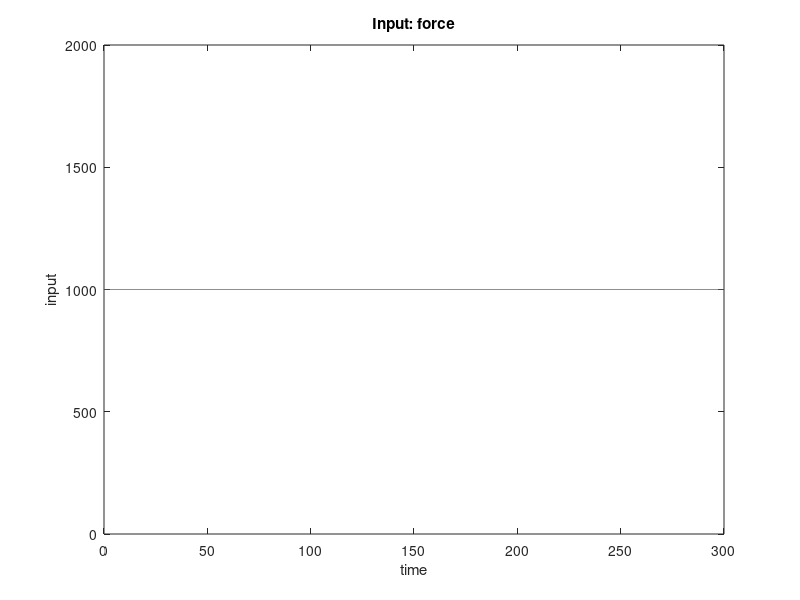
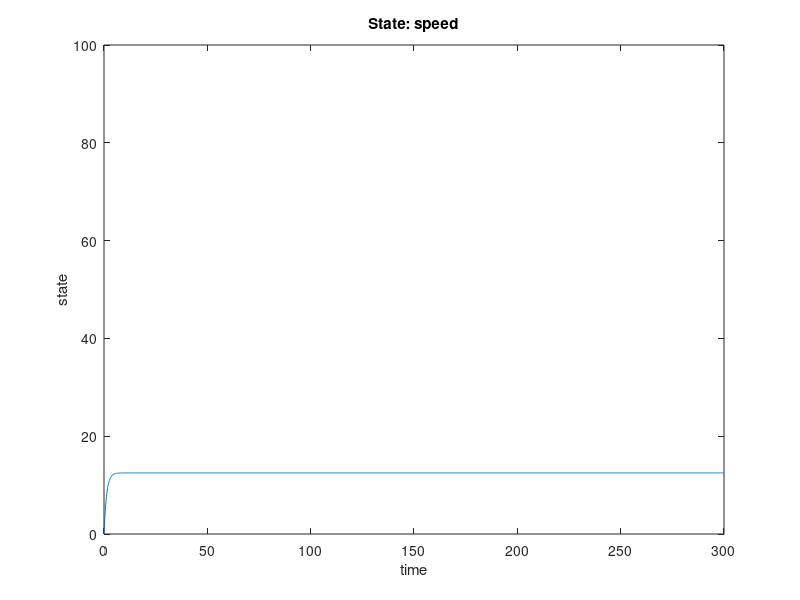
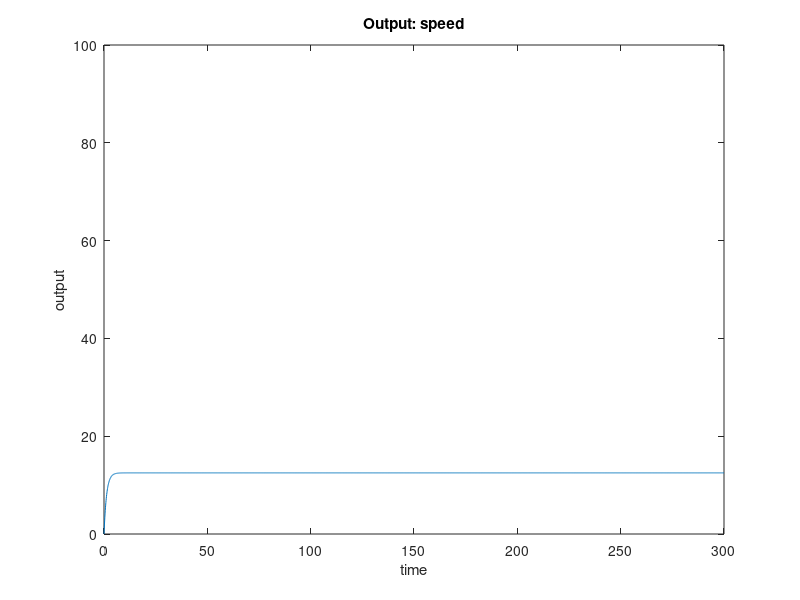

Write MATLAB code to recreate these figures, in order.
%% state space model of cruise control

clear all
close all
clc

% parameters for the model
m = 100;
b = 80;

% define the matrices for the state space model
A = [-b/m];
B = [1/m];
C = [1];
D = 0;

% define the state space model, type "help ss" in Command Window to find
% out more details
cruise=ss(A,B,C,D);

% compute the transfer function from the state space model
[NUM,DEN] = ss2tf(A,B,C,D,1)

%% start the simulation
% time period and time step
t = 0:0.1:300;
% control input signal
u = 1000*ones(size(t));

% initial state
x0 = [0];

% compute the state and output trajectories using "lsim"
[Y,T,X]=lsim(cruise,u,t,x0);

% plot the figure of input trajectory
figure(1)
plot(t,u)

% define the axis of the plot
axis([0 300 0 2000])

% add labels to the plot
xlabel('time')
ylabel('input')

% add title to the plot
title('Input: force')

% plot the figure of the state trajectory
figure(2)
plot(t,X)

% define the axis
axis([0 300 0 100])

% add labels to the plot
xlabel('time')
ylabel('state')

% add title to the plot
title('State: speed')

% plot the output trajectory
figure(3)
plot(t,Y)

% define the axis
axis([0 300 0 100])

% add label to the plot
xlabel('time')
ylabel('output')

% add title to the plot
title('Output: speed')
